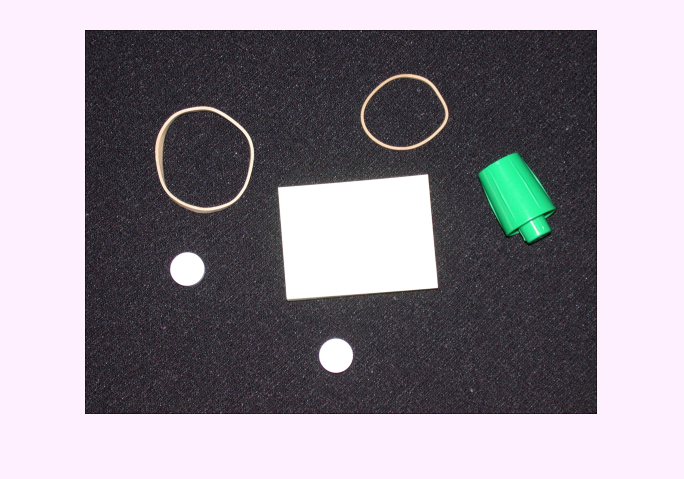
%> input picture vision/round.png, 684 x 479 px
$ octave detect_round.m   (GNU Octave 9; MATLAB toolbox functions it lacks are replaced by stand-ins)
%> lines starting %> are read from the running program, lines starting %| are printed output that depends on the picture; in (x1, y1, x2, y2) boxes, pixels count from 0 and x2, y2 are one past the last pixel; in counts of white or black regions, pixels touching at a corner belong together; the program's own positions count from 1
clear;

% Read round.png
RGB = imread('round.png');
%> RGB is the input picture: size 479x684x3 uint8; mean R, G, B 146.3, 140.2, 148.5

% Convert to grayscale and black and white images
I = rgb2gray(RGB);
bw = imbinarize(I);
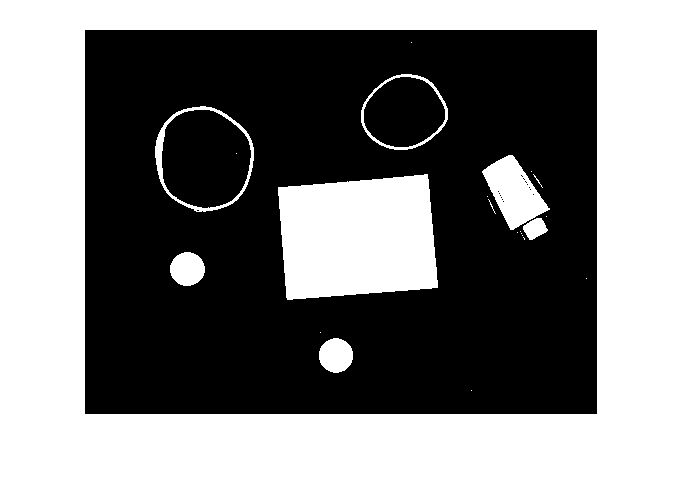
%> bw: size 479x684 logical; 47.3% white; 23 white regions (15 under 20 px), largest, box (x1, y1, x2, y2) and area: (0, 0, 684, 479) 131028, (278, 174, 438, 300) 17182, (482, 155, 550, 230) 2654

% Remove small objects < 30px from B&W image
bw = bwareaopen(bw, 30);

% Create morphological structuring element and close the image
se = strel('disk', 2);
bw = imclose(bw, se);
%> bw: size 479x684 logical; 47.3% white; 7 white regions, largest, box (x1, y1, x2, y2) and area: (0, 0, 684, 479) 131040, (278, 174, 438, 300) 17182, (482, 155, 550, 240) 3062

% Fill image holes
bw = imfill(bw, 'holes');
%> bw: size 479x684 logical; every value is 1

% Trace the boundaries in the image
[B, L] = bwboundaries(bw, 'noholes');
%> L: size 479x684 double; every value is 1
%> B = 1 boundary; box (x1, y1, x2, y2) and points: (0, 0, 684, 479) 2323

% Display the image
imshow(label2rgb(L, @lines, [.25 .25 .25]));
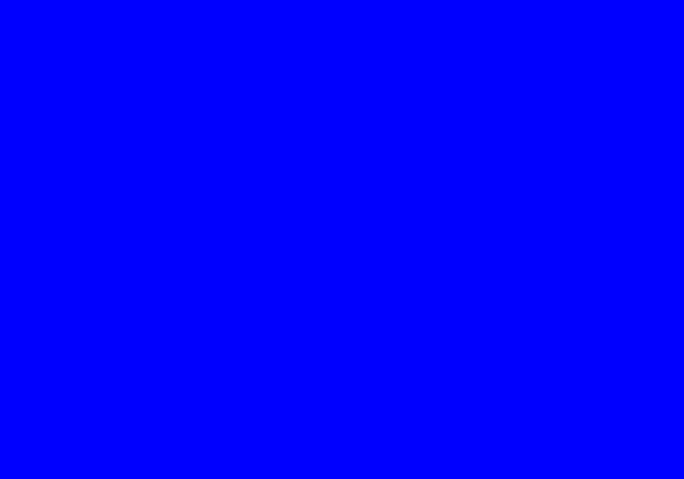
%> displayed picture: size 479x684x3, on the screen's scale of 0 to 255; mean R, G, B 0, 0, 255

hold on;

% Get image properties
stats = regionprops(L, 'Area', 'Centroid');
%> stats = 1 region; Area and Centroid: 327636 [342.5 240]

threshold = 0.9;

% Iterate through each object defined by the boundaries
for k = 1:length(B)
    boundary = B{k};

    % Draw boundaries on image
    plot(boundary(:, 2), boundary(:, 1), 'w', 'LineWidth', 2);

    % Find delta squared, perimeter and area
    delta_sq = diff(boundary).^2;
    perimeter = sum(sqrt(sum(delta_sq, 2)));
    area = stats(k).Area;

    % Determine shape roundness
    metric = 4*pi*area/perimeter^2;

    % Define roundness string
    metric_string = sprintf('%1.2f', metric);

    % Draw centroid if shape is round
    if metric > threshold
        centroid = stats(k).Centroid;
        plot(centroid(1), centroid(2), 'ko');
    end

    % Draw roundness text next to object
    text(boundary(1, 2) - 35, boundary(1, 1) + 13, metric_string, 'Color', 'y', ...
        'FontSize', 14, 'FontWeight', 'bold');
end
%> this loop made 1 pass
%> (perimeter, area, metric, metric_string) on pass 1: (2322, 327636, 0.764, '0.76')

title('Round Objects');
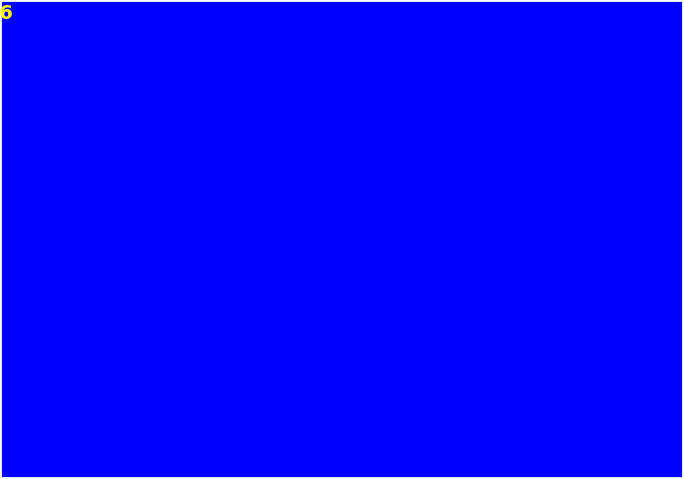
%> figure redrawn from the program's plot data; its title reads 'Round Objects'
